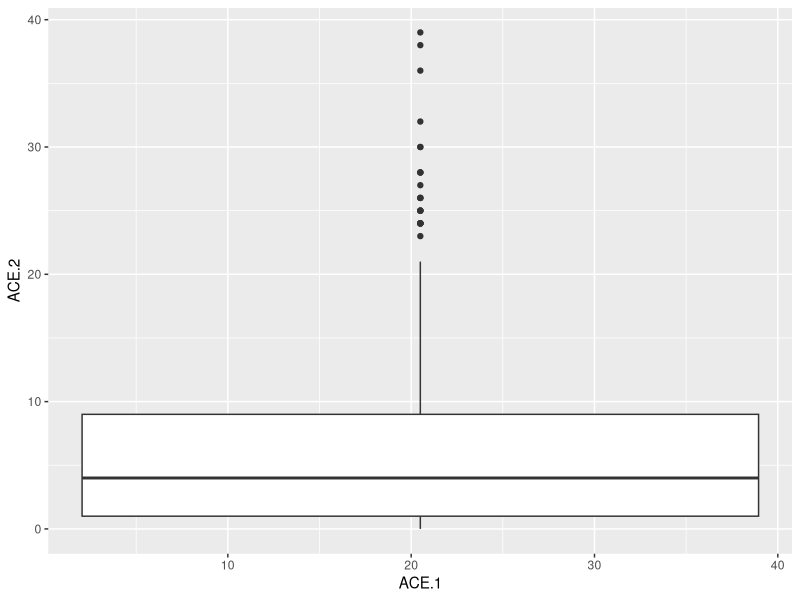
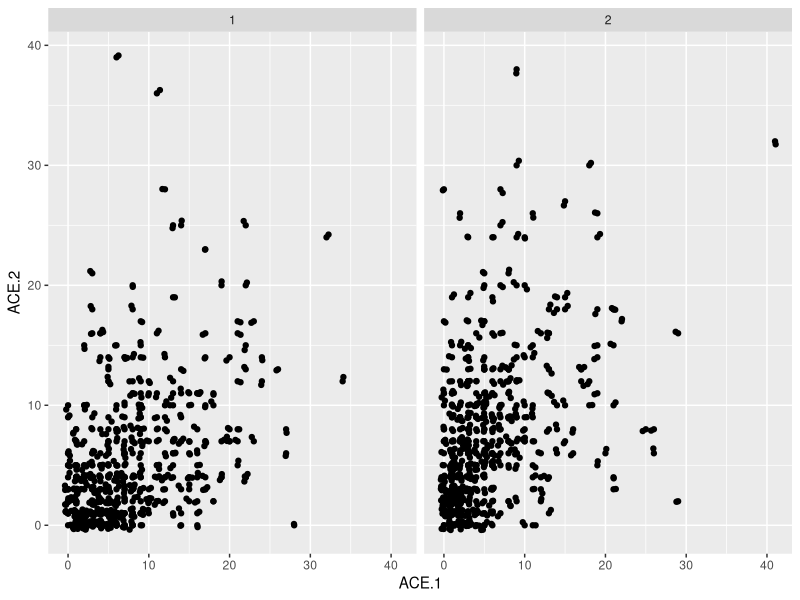
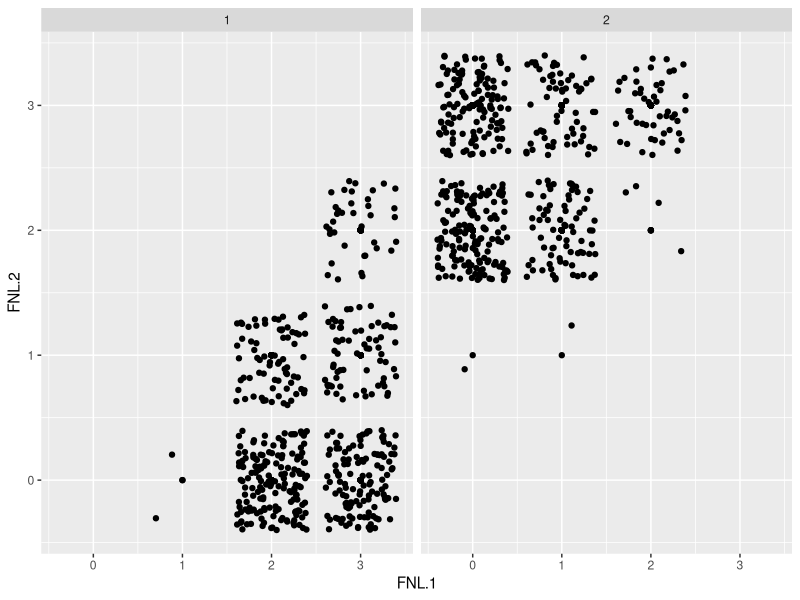
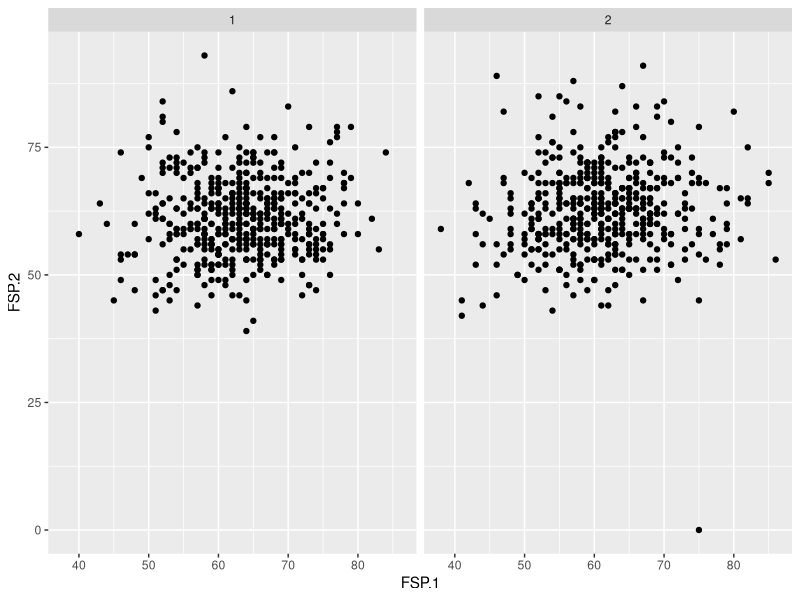
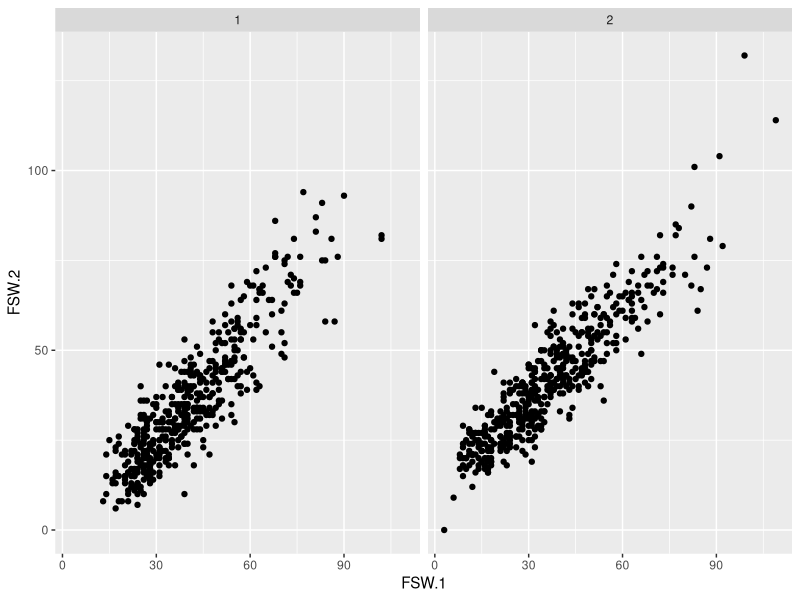
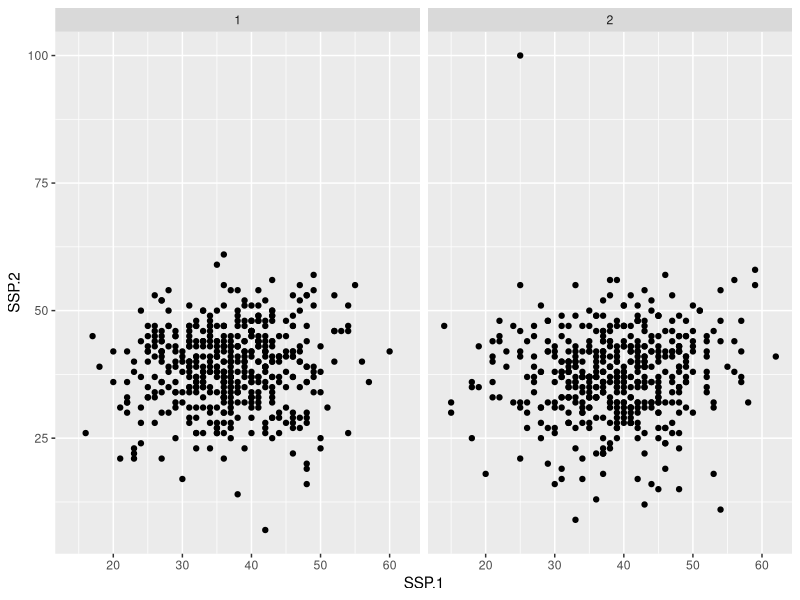
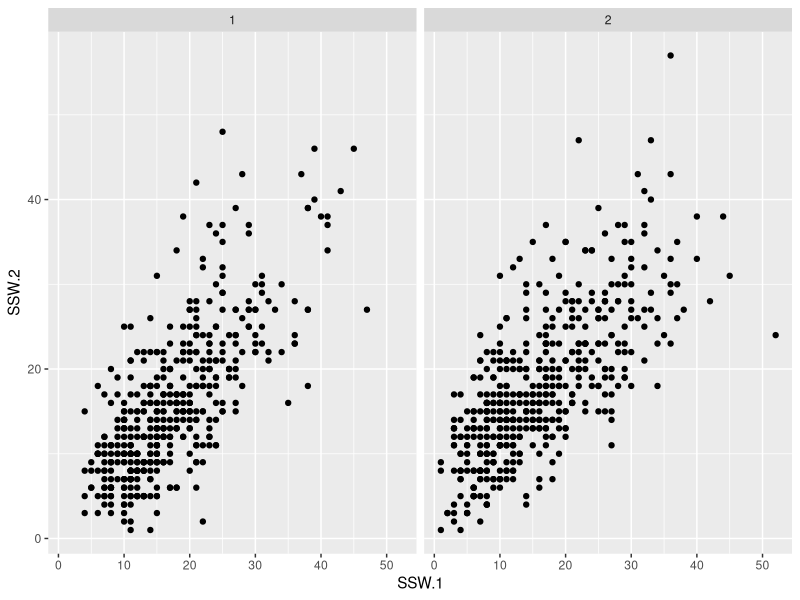
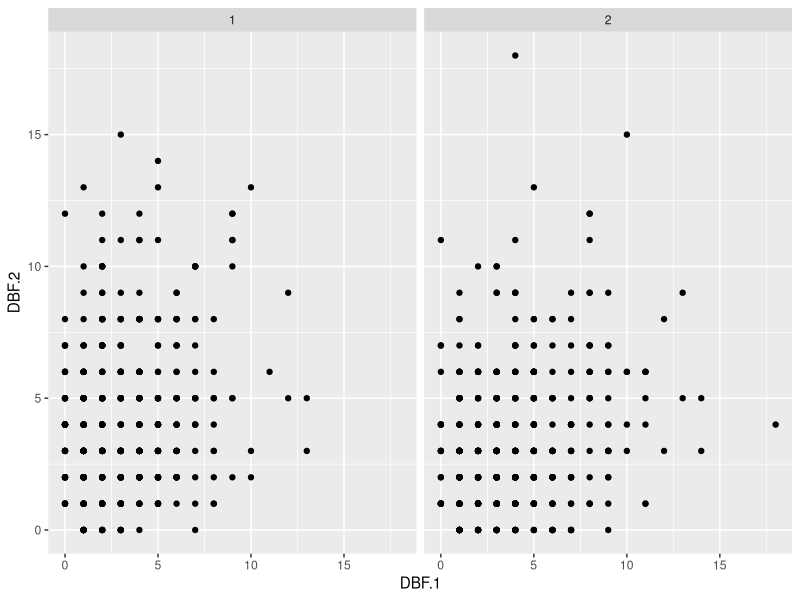

The R source for these figures, in order:

library(ggplot2)
library(tidyverse)

GrandSlam <- read.csv('GrandSlam2013.csv',row.names = NULL, header=TRUE)
GrandSlam <- GrandSlam[,-1]

GrandSlam$Result <- ifelse(GrandSlam$Result==0, 2,1)

GrandSlam$Player1 <- factor(GrandSlam$Player1)
GrandSlam$Player2 <- factor(GrandSlam$Player2)
GrandSlam$Result <-factor(GrandSlam$Result)
GrandSlam$Round <-factor(GrandSlam$Round)
GrandSlam$tournament <-factor(GrandSlam$tournament)
GrandSlam$gender <-factor(GrandSlam$gender)

colnames(GrandSlam) <- toupper(colnames(GrandSlam))

str(GrandSlam)
summary(GrandSlam)

## Frequency table for categorical
table(GrandSlam$TOURNAMENT)
table(GrandSlam$ROUND)
table(GrandSlam$RESULT)
table(GrandSlam$GENDER)

## Summary for integers
GrandSlam %>%
  group_by(RESULT) %>%
  ggplot(aes(x=ACE.1,y=ACE.2))+
  geom_boxplot()


sum(is.na(GrandSlam))
summary(GrandSlam)


ggplot(GrandSlam,aes(x=ACE.1,y=ACE.2))+
geom_point()+
geom_jitter()+
facet_wrap(~RESULT)

ggplot(GrandSlam,aes(x=FNL.1,y=FNL.2))+
  geom_point()+
  geom_jitter()+
  facet_wrap(~RESULT)

ggplot(GrandSlam,aes(x=FSP.1,y=FSP.2))+
  geom_point()+
  facet_wrap(~RESULT)

ggplot(GrandSlam,aes(x=FSW.1,y=FSW.2))+
  geom_point()+
  facet_wrap(~RESULT)

ggplot(GrandSlam,aes(x=SSP.1,y=SSP.2))+
  geom_point()+
  facet_wrap(~RESULT)

ggplot(GrandSlam,aes(x=SSW.1,y=SSW.2))+
  geom_point()+
  facet_wrap(~RESULT)

ggplot(GrandSlam,aes(x=DBF.1,y=DBF.2))+
  geom_point()+
  facet_wrap(~RESULT)

ggplot(GrandSlam,aes(x=WNR.1,y=WNR.2))+
  geom_point()+
  facet_wrap(~RESULT)

ggplot(GrandSlam,aes(x=UFE.1,y=UFE.2))+
  geom_point()+
  facet_wrap(~RESULT)

ggplot(GrandSlam,aes(x=BPC.1,y=BPC.2))+
  geom_point()+
  facet_wrap(~RESULT)


ggplot(GrandSlam,aes(x=BPW.1,y=BPW.2))+
  geom_point()+
  facet_wrap(~RESULT)


ggplot(GrandSlam,aes(x=NPA.1,y=NPA.2))+
  geom_point()+
  facet_wrap(~RESULT)

ggplot(GrandSlam,aes(x=NPW.1,y=NPW.2))+
  geom_point()+
  facet_wrap(~RESULT)


ggplot(GrandSlam,aes(x=TPW.1,y=TPW.2))+
  geom_point()+
  facet_wrap(~RESULT)


